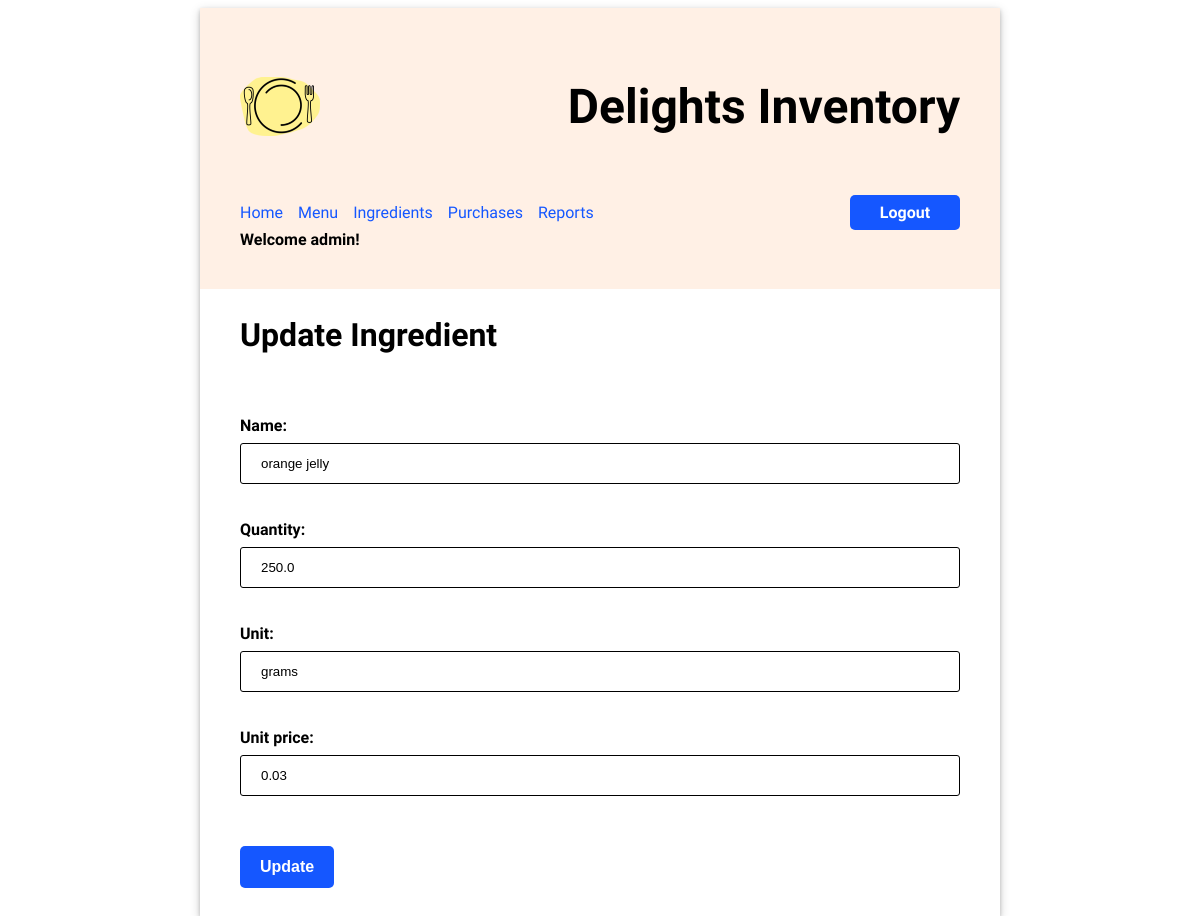
Screenshot of /ingredients/1/update (signed in) with the database file from the repository.
### inventory/models.py (models this page shows, shortened)
class Ingredient(models.Model):
    name = models.CharField(max_length=200)
    quantity = models.FloatField(default=0)
    unit = models.CharField(max_length=200)
    unit_price = models.FloatField(default=0)

### inventory/views.py (the view)
# urls.py: path('ingredients/<pk>/update', views.UpdateIngredientView.as_view(), name="update_ingredient"),
class UpdateIngredientView(LoginRequiredMixin,UpdateView):
    model = Ingredient
    template_name = "inventory/update_ingredient.html"
    form_class = IngredientForm

### inventory/forms.py
class IngredientForm(forms.ModelForm):
    class Meta:
        model = Ingredient
        fields = "__all__"

### inventory/templates/inventory/update_ingredient.html (shortened to what this page needs)
{% extends 'base.html' %}
{% load static %}
{% block content %}
    <h2>Update Ingredient</h2>
    <form action="" method="post">
    <div>
    {{ form.as_p }}
    <input type="submit" value="Update" />
    </div>
    </form>
{% endblock %}

### inventory/templates/base.html (shortened to what this page needs)
{% load static %}
<!DOCTYPE html>
<html>
<head>
    <link rel="stylesheet" type="text/css" href="{% static 'routes/style.css' %}" />
</head>
<body>
    <div class="app">
        <header>
            <div class="header-first-row">
                <img src="{% static 'routes/food-pic.png' %}" alt="Inventory Logo" width="80px" />
                <h1 class="title">Delights Inventory</h1>
            </div>
            <nav class="navbar">
                <a class="nav-item" href="{% url 'home' %}">Home</a>
                <a class="nav-item" href="{% url 'menu' %}">Menu</a>
                <a class="nav-item" href="{% url 'ingredients' %}">Ingredients</a>
                <a class="nav-item" href="{% url 'purchases' %}">Purchases</a>
                <a class="nav-item" href="{% url 'reports' %}">Reports</a>
                {% if user.is_authenticated %}
                <a class="logout" href="/logout">Logout</a>
                {% endif %}
            </nav>
            {% if user.username %}
                 <h4 class="header-greet">Welcome {{ user.username }}!</h4>
            {% endif %}
        </header>
        <main>{% block content %}{% endblock %}</main>
    </div>
</body>
</html>

### inventory/static/routes/style.css (style rules this page uses)
body { font-family: 'Oxygen', sans-serif; }
input, select { width: 100%; padding: 12px 20px; margin: 8px 0; box-sizing: border-box; border: 1px solid black; border-radius: 3px; }
input[type=submit], button, .logout, .logout-button { background-color: #1557FF; color: white; border: 0px; border-radius: 5px; padding: 12px 20px; font-weight: bold; font-size: 1em; text-decoration: none; text-align: center; height: max-content; width: auto; }
input[type=submit], button { width: 100%; margin: 50px 0 8px; }
main form input[type=submit] { width: max-content; }
.logout { height: max-content; margin: 30px; padding: 10px; }
header { background-color: #FFF0E5; min-height: 200px; display: flex; flex-direction: column; align-items: flex-start; padding: 40px; }
.header-first-row { width: 100%; display: flex; justify-content: space-between; align-items: center; }
.title { font-size: 3em; padding: 30px 0; margin: auto 0; }
.header-greet { margin: 0; }
.navbar { margin-top: 30px; display: flex; width: 100%; align-items: center; }
.navbar a { text-decoration: none; padding: 8px 0; color: #1557FF; margin-right: 15px; }
.navbar a.logout { display: inline-block; padding: 8px 15px; margin: 0 0 0 auto; height: auto; min-width: 80px; color: white; text-align: center; background-color: #1557FF; border-radius: 5px; }
.app { min-width: 800px; max-width: 60%; margin: 0 auto; box-shadow: 0 2px 4px rgba(0, 0, 0, 0.2), 0 3px 10px rgba(0, 0, 0, 0.19); }
main { display: flex; flex-direction: column; padding: 0 40px 20px; justify-content: center; }
main h2 { font-size: 2em; }
form * { display: block; }
form label { font-size: 1em; font-weight: bold; padding-top: 20px; }
::placeholder { color: #999; opacity: 1; font-style: italic; }
a { text-decoration: none; color: #1557FF; }

### rows the page displays
Ingredient: name "orange jelly", quantity "250.0", unit "grams", unit_price "0.03"

### other values shown
{{ user.username }} "admin"
